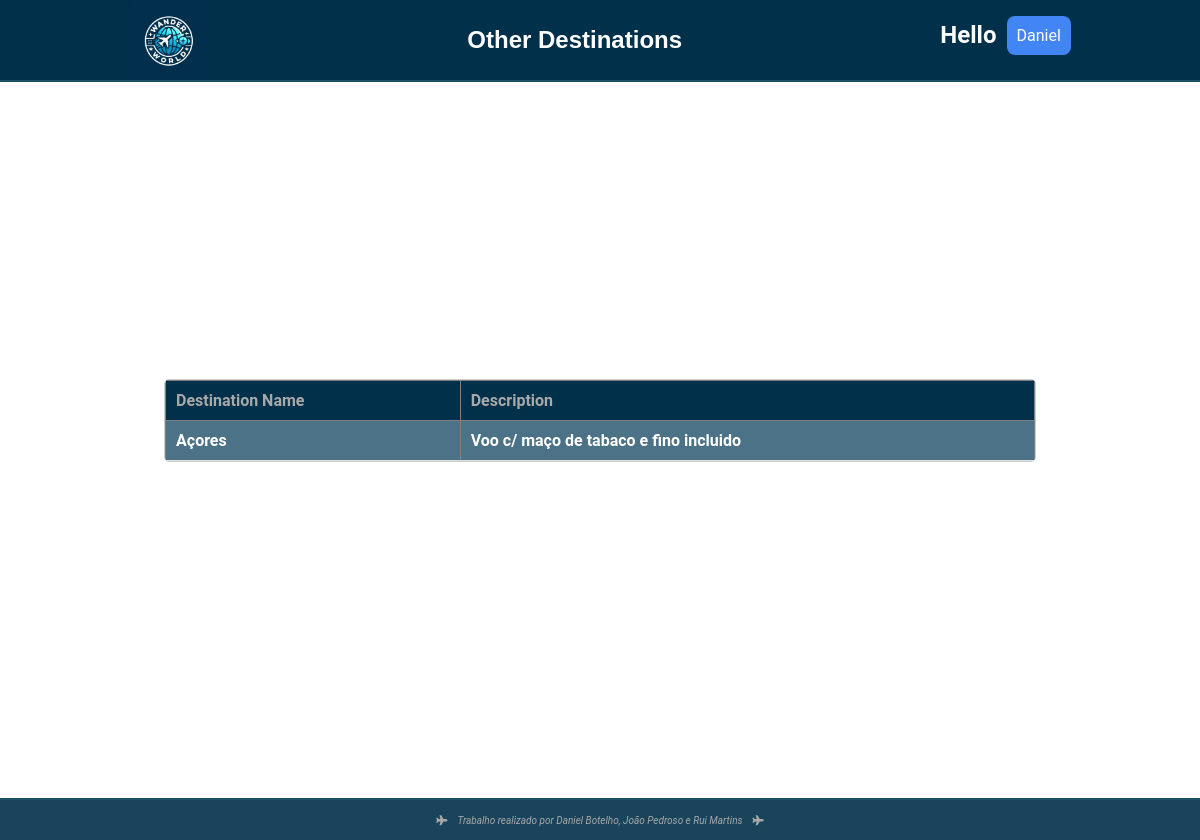
The page /Destinos/outrosDestinos.php (signed in) on the database as committed earlier.
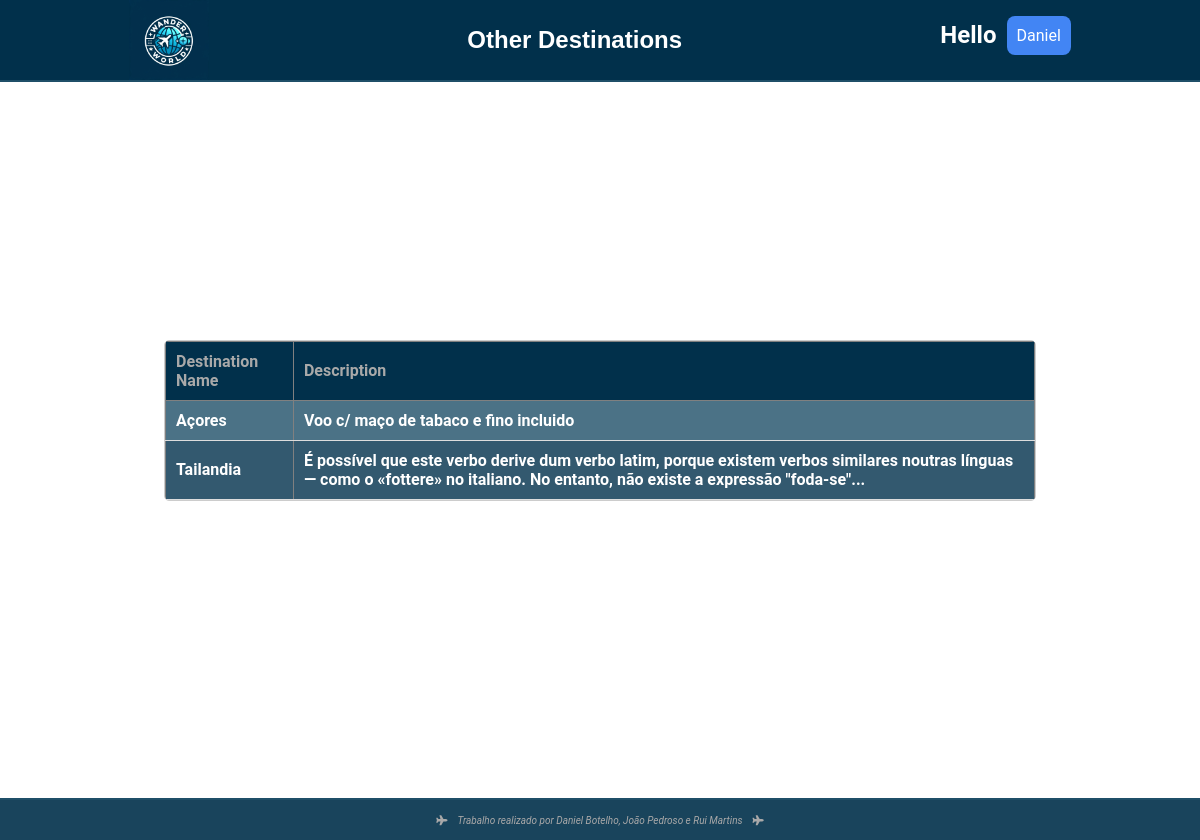
The same page on the database as committed later.
### tables this page shows
CREATE TABLE `destinations` (
  `id` int(11) NOT NULL,
  `name` varchar(255) NOT NULL,
  `description` text NOT NULL,
  `image_path` varchar(255) NOT NULL
);

### public/Destinos/outrosDestinos.php (the view, shortened to what this page needs)
<?php
if (isset($_SESSION['id']) && isset($_SESSION['user_name'])) {
    include_once "../../includes/db-conn.php";
    $sql = "SELECT * FROM destinations WHERE id > 6";
    $result = $conn->query($sql);
?>
<!DOCTYPE html>
<html lang="en">
<head>
    <link rel="stylesheet" href="../../assets/styles/navbar.css">
  <link rel="stylesheet" href="../../assets/styles/styles.css">
  <link rel="stylesheet" href="https://cdnjs.cloudflare.com/ajax/libs/font-awesome/5.15.4/css/all.min.css">
</head>
<body>
<nav>
    <div class="img_container">
       <a href="../home.php"><img src="../../assets/images/logogpt.jpeg" alt="Logo" id="logo"></a>
    </div>
   <div id="titulo">
    <h1>
      Other Destinations
    </h1>
   </div>
    <div class="Menu_user">
       <h1 class="hello" style="margin-bottom: 30px;">Hello </h1>
       <ul class="menu">
        <li class="menu-item">
       <a  class="User"><?php echo $_SESSION['name']; ?></a>
  </li>
</ul>
      </div>
  </nav>
<div class="main">
    <div class="container2">
        <?php if ($result->num_rows > 0): ?>
            <table border="1" align="center">
                <thead>
                <tr>
                    <th>Destination Name</th>
                    <th>Description</th>
                </tr>
                </thead>
                <tbody>
                <?php while ($row = $result->fetch_assoc()): ?>
                    <tr>
                    <td id="name"><a href="<?php echo $row['name']; ?>.php"><?php echo $row['name']; ?></a></td>
                        <td><?php echo $row['description']; ?></td>
                    </tr>
                <?php endwhile; ?>
                </tbody>
            </table>
        <?php else: ?>
            <p style="text-align: center;">No destinations found.</p>
        <?php endif; ?>
    </div>
</div>
<footer>
            <i class="fas fa-plane airplane-icon"></i>
            <em>Trabalho realizado por Daniel Botelho, João Pedroso e Rui Martins</em>
            <i class="fas fa-plane airplane-icon"></i>
        </footer>
</body>
</html>
<?php
} else {
    header("Location: index.php");
    exit();
}
?>

Rows that differ between the two databases and show on the page:
added destinations: name "Tailandia", description "É possível que este verbo derive dum verbo latim, porque existem verbos similares noutras línguas — como o «fottere» no italiano. No entanto, não existe a expressão \"foda-se\"..."
